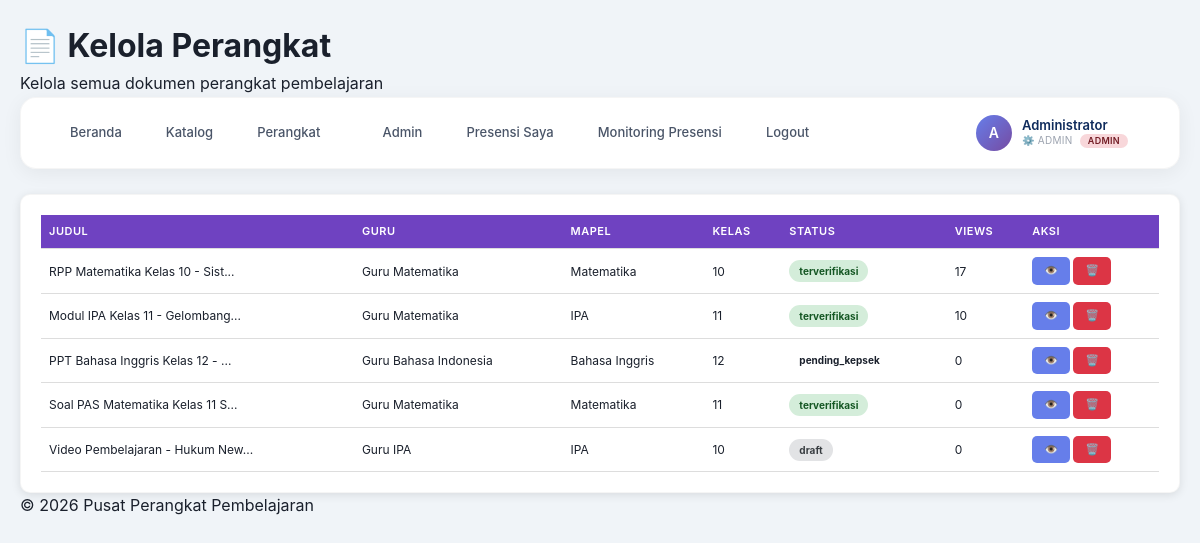
The page /admin_perangkat.php (signed in) on the database its author committed.
### tables this page shows
CREATE TABLE `perangkat` (
  `id` int(11) NOT NULL,
  `judul` varchar(200) NOT NULL,
  `deskripsi` text DEFAULT NULL,
  `jenis` enum('RPP','Modul','PPT','Video','Soal','Lainnya') NOT NULL,
  `file_path` varchar(255) NOT NULL,
  `thumbnail` varchar(255) DEFAULT NULL,
  `semester` enum('1','2') NOT NULL,
  `tahun_ajaran` varchar(9) NOT NULL,
  `id_mapel` int(11) DEFAULT NULL,
  `id_kelas` int(11) DEFAULT NULL,
  `id_guru` int(11) DEFAULT NULL,
  `status` enum('draft','pending_kepsek','ditolak_kepsek','pending_pengawas','ditolak_pengawas','terverifikasi') DEFAULT 'draft',
  `ttd_kepsek` varchar(255) DEFAULT NULL,
  `ttd_kepsek_date` datetime DEFAULT NULL,
  `catatan_kepsek` text DEFAULT NULL,
  `ttd_pengawas` varchar(255) DEFAULT NULL,
  `ttd_pengawas_date` datetime DEFAULT NULL,
  `catatan_pengawas` text DEFAULT NULL,
  `views` int(11) DEFAULT 0,
  `downloads` int(11) DEFAULT 0,
  `created_at` timestamp NOT NULL DEFAULT current_timestamp(),
  `updated_at` timestamp NOT NULL DEFAULT current_timestamp() ON UPDATE current_timestamp()
);

CREATE TABLE `users` (
  `id` int(11) NOT NULL,
  `name` varchar(100) NOT NULL,
  `email` varchar(100) NOT NULL,
  `password` varchar(255) NOT NULL,
  `role` enum('guru','kepala_sekolah','pengawas','dinas','admin') NOT NULL,
  `nip` varchar(20) DEFAULT NULL,
  `sekolah` varchar(100) DEFAULT NULL,
  `sekolah_id` int(11) DEFAULT NULL,
  `phone` varchar(15) DEFAULT NULL,
  `photo` varchar(255) DEFAULT NULL,
  `is_active` tinyint(1) DEFAULT 1,
  `created_at` timestamp NOT NULL DEFAULT current_timestamp(),
  `updated_at` timestamp NOT NULL DEFAULT current_timestamp() ON UPDATE current_timestamp()
);

CREATE TABLE `mata_pelajaran` (
  `id` int(11) NOT NULL,
  `nama_mapel` varchar(50) NOT NULL,
  `kode_mapel` varchar(10) NOT NULL
);

CREATE TABLE `kelas` (
  `id` int(11) NOT NULL,
  `nama_kelas` varchar(10) NOT NULL,
  `jenjang` varchar(20) DEFAULT 'SMA'
);

### config/database.php (called while the page is built, shortened)
<?php
$host = 'localhost';
$username = 'root';
$password = '';
$database = 'perangkat_pembelajaran';
$conn = mysqli_connect($host, $username, $password, $database);
mysqli_set_charset($conn, "utf8mb4");
function fetchAll($sql) {
    global $conn;
    $result = mysqli_query($conn, $sql);
    $data = [];
    while ($row = mysqli_fetch_assoc($result)) {
        $data[] = $row;
    }
    return $data;
}
?>

### admin_perangkat.php (the view, shortened to what this page needs)
<?php
include_once 'config/database.php';
$perangkat = fetchAll("
    SELECT p.*, u.name as guru_name, mp.nama_mapel, k.nama_kelas
    FROM perangkat p
    LEFT JOIN users u ON p.id_guru = u.id
    LEFT JOIN mata_pelajaran mp ON p.id_mapel = mp.id
    LEFT JOIN kelas k ON p.id_kelas = k.id
    ORDER BY p.created_at DESC
");
?>
<!DOCTYPE html>
<html lang="id">
<head>
    <link rel="stylesheet" href="/website_perangkat/public/css/style.css">
</head>
<body>
    <div class="container">
        <header>
            <h1>📄 Kelola Perangkat</h1>
            <p>Kelola semua dokumen perangkat pembelajaran</p>
        </header>
        <?php include_once 'navbar.php'; ?>
        <main>
            <div class="table-container">
                <table>
                    <thead>
                        <tr>
                            <th>Judul</th>
                            <th>Guru</th>
                            <th>Mapel</th>
                            <th>Kelas</th>
                            <th>Status</th>
                            <th>Views</th>
                            <th>Aksi</th>
                        </tr>
                    </thead>
                    <tbody>
                        <?php foreach ($perangkat as $p): ?>
                        <tr>
                            <td><?php echo substr($p['judul'], 0, 30); ?>...</td>
                            <td><?php echo $p['guru_name'] ?? '-'; ?></td>
                            <td><?php echo $p['nama_mapel'] ?? '-'; ?></td>
                            <td><?php echo $p['nama_kelas'] ?? '-'; ?></td>
                            <td>
                                <span class="status-badge status-<?php echo $p['status']; ?>">
                                    <?php echo $p['status']; ?>
                                </span>
                            </td>
                            <td><?php echo $p['views']; ?></td>
                            <td>
                                <a href="detail.php?id=<?php echo $p['id']; ?>" class="btn-action btn-view">👁️</a>
                                <a href="admin_delete_perangkat.php?id=<?php echo $p['id']; ?>" class="btn-action btn-delete" onclick="return confirm('Hapus perangkat ini?')">🗑️</a>
                            </td>
                        </tr>
                        <?php endforeach; ?>
                    </tbody>
                </table>
            </div>
        </main>
        <footer>
            <p>&copy; 2026 Pusat Perangkat Pembelajaran</p>
        </footer>
    </div>
</body>
</html>

### public/css/style.css (style rules this page uses)
* { margin: 0; padding: 0; box-sizing: border-box; }
body { font-family: 'Inter', -apple-system, BlinkMacSystemFont, sans-serif; background: #f0f4f8; color: #1a202c; line-height: 1.6; }
.container { max-width: 1280px; margin: 0 auto; padding: 20px; }
.table-container { overflow-x: auto; background: white; border-radius: 12px; box-shadow: 0 2px 12px rgba(0, 0, 0, 0.06); padding: 20px; border: 1px solid rgba(0, 0, 0, 0.04); }
table { width: 100%; border-collapse: collapse; font-size: 13px; }
th, td { padding: 10px; text-align: left; border-bottom: 1px solid #f1f5f9; }
th { background: #f8fafc; color: #4a5568; font-weight: 600; font-size: 11px; text-transform: uppercase; letter-spacing: 0.5px; }
.btn-action { padding: 5px 12px; border: none; border-radius: 5px; cursor: pointer; font-size: 12px; text-decoration: none; display: inline-block; font-weight: 500; transition: all 0.2s; }
.btn-view { background: #2563eb; color: white; }
.btn-delete { background: #dc3545; color: white; }

### admin_perangkat.php (style rules this page uses)
.table-container { overflow-x: auto; background: white; border-radius: 10px; box-shadow: 0 2px 10px rgba(0,0,0,0.1); padding: 20px; margin-top: 20px; }
table { width: 100%; border-collapse: collapse; font-size: 12px; }
th, td { padding: 8px; text-align: left; border-bottom: 1px solid #ddd; }
th { background: #6f42c1; color: white; }
.status-badge { padding: 3px 10px; border-radius: 12px; font-size: 10px; font-weight: bold; display: inline-block; }
.status-terverifikasi { background: #d4edda; color: #155724; }
.status-draft { background: #e2e3e5; color: #383d41; }
.btn-action { padding: 5px 12px; border: none; border-radius: 5px; cursor: pointer; font-size: 11px; text-decoration: none; display: inline-block; }
.btn-delete { background: #dc3545; color: #fff; }
.btn-view { background: #667eea; color: #fff; }

### rows shown on the page
perangkat: judul "RPP Matematika Kelas 10 - Sist", id_guru.name "Guru Matematika", id_mapel.nama_mapel "Matematika", id_kelas.nama_kelas "10", status "terverifikasi", views "17"
perangkat: judul "Modul IPA Kelas 11 - Gelombang", id_guru.name "Guru Matematika", id_mapel.nama_mapel "IPA", id_kelas.nama_kelas "11", status "terverifikasi", views "10"
perangkat: judul "PPT Bahasa Inggris Kelas 12 -", id_guru.name "Guru Bahasa Indonesia", id_mapel.nama_mapel "Bahasa Inggris", id_kelas.nama_kelas "12", status "pending_kepsek", views "0"
perangkat: judul "Soal PAS Matematika Kelas 11 S", id_guru.name "Guru Matematika", id_mapel.nama_mapel "Matematika", id_kelas.nama_kelas "11", status "terverifikasi", views "0"
perangkat: judul "Video Pembelajaran - Hukum New", id_guru.name "Guru IPA", id_mapel.nama_mapel "IPA", id_kelas.nama_kelas "10", status "draft", views "0"

### other values the page prints
substr($_SESSION['name'], 0, 1) "A"
$_SESSION['name'] "Administrator"
$role_display "⚙️ ADMIN"
$_SESSION['role'] "ADMIN"
